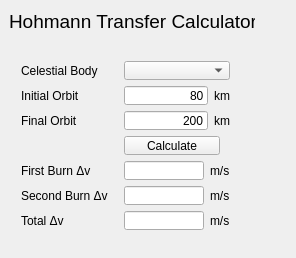
<?xml version="1.0" encoding="UTF-8"?>
<ui version="4.0">
 <class>MainWindow</class>
 <widget class="QMainWindow" name="MainWindow">
  <property name="geometry">
   <rect>
    <x>0</x>
    <y>0</y>
    <width>296</width>
    <height>258</height>
   </rect>
  </property>
  <property name="windowTitle">
   <string>Hohmann Transfer Calculator</string>
  </property>
  <widget class="QWidget" name="centralWidget">
   <widget class="QLabel" name="label">
    <property name="geometry">
     <rect>
      <x>9</x>
      <y>9</y>
      <width>246</width>
      <height>24</height>
     </rect>
    </property>
    <property name="font">
     <font>
      <family>Microsoft Sans Serif</family>
      <pointsize>14</pointsize>
      <weight>50</weight>
      <bold>false</bold>
     </font>
    </property>
    <property name="text">
     <string>Hohmann Transfer Calculator</string>
    </property>
   </widget>
   <widget class="QWidget" name="layoutWidget">
    <property name="geometry">
     <rect>
      <x>10</x>
      <y>50</y>
      <width>231</width>
      <height>191</height>
     </rect>
    </property>
    <layout class="QFormLayout" name="formLayout">
     <property name="horizontalSpacing">
      <number>16</number>
     </property>
     <item row="1" column="0">
      <widget class="QLabel" name="label_2">
       <property name="text">
        <string>Initial Orbit</string>
       </property>
      </widget>
     </item>
     <item row="1" column="1">
      <layout class="QHBoxLayout" name="horizontalLayout">
       <item>
        <widget class="QLineEdit" name="lineEdit_initialOrbit">
         <property name="text">
          <string>80</string>
         </property>
         <property name="alignment">
          <set>Qt::AlignRight|Qt::AlignTrailing|Qt::AlignVCenter</set>
         </property>
        </widget>
       </item>
       <item>
        <widget class="QLabel" name="label_5">
         <property name="text">
          <string>km</string>
         </property>
        </widget>
       </item>
      </layout>
     </item>
     <item row="2" column="0">
      <widget class="QLabel" name="label_3">
       <property name="text">
        <string>Final Orbit</string>
       </property>
      </widget>
     </item>
     <item row="2" column="1">
      <layout class="QHBoxLayout" name="horizontalLayout_2">
       <item>
        <widget class="QLineEdit" name="lineEdit_finalOrbit">
         <property name="text">
          <string>200</string>
         </property>
         <property name="alignment">
          <set>Qt::AlignRight|Qt::AlignTrailing|Qt::AlignVCenter</set>
         </property>
        </widget>
       </item>
       <item>
        <widget class="QLabel" name="label_4">
         <property name="text">
          <string>km</string>
         </property>
        </widget>
       </item>
      </layout>
     </item>
     <item row="0" column="0">
      <widget class="QLabel" name="label_6">
       <property name="text">
        <string>Celestial Body</string>
       </property>
      </widget>
     </item>
     <item row="0" column="1">
      <widget class="QComboBox" name="comboBox_body"/>
     </item>
     <item row="3" column="1">
      <widget class="QPushButton" name="pushButton_calculate">
       <property name="maximumSize">
        <size>
         <width>96</width>
         <height>16777215</height>
        </size>
       </property>
       <property name="text">
        <string>Calculate</string>
       </property>
      </widget>
     </item>
     <item row="4" column="0">
      <widget class="QLabel" name="label_7">
       <property name="text">
        <string>First Burn Δv</string>
       </property>
      </widget>
     </item>
     <item row="4" column="1">
      <layout class="QHBoxLayout" name="horizontalLayout_3">
       <item>
        <widget class="QLineEdit" name="lineEdit_firstBurn">
         <property name="alignment">
          <set>Qt::AlignRight|Qt::AlignTrailing|Qt::AlignVCenter</set>
         </property>
         <property name="readOnly">
          <bool>true</bool>
         </property>
         <property name="clearButtonEnabled">
          <bool>false</bool>
         </property>
        </widget>
       </item>
       <item>
        <widget class="QLabel" name="label_8">
         <property name="text">
          <string>m/s</string>
         </property>
        </widget>
       </item>
      </layout>
     </item>
     <item row="5" column="0">
      <widget class="QLabel" name="label_9">
       <property name="text">
        <string>Second Burn Δv</string>
       </property>
      </widget>
     </item>
     <item row="6" column="0">
      <widget class="QLabel" name="label_10">
       <property name="text">
        <string>Total Δv</string>
       </property>
      </widget>
     </item>
     <item row="5" column="1">
      <layout class="QHBoxLayout" name="horizontalLayout_4">
       <item>
        <widget class="QLineEdit" name="lineEdit_secondBurn">
         <property name="alignment">
          <set>Qt::AlignRight|Qt::AlignTrailing|Qt::AlignVCenter</set>
         </property>
         <property name="readOnly">
          <bool>true</bool>
         </property>
         <property name="clearButtonEnabled">
          <bool>false</bool>
         </property>
        </widget>
       </item>
       <item>
        <widget class="QLabel" name="label_12">
         <property name="text">
          <string>m/s</string>
         </property>
        </widget>
       </item>
      </layout>
     </item>
     <item row="6" column="1">
      <layout class="QHBoxLayout" name="horizontalLayout_5">
       <item>
        <widget class="QLineEdit" name="lineEdit_totalBurn">
         <property name="alignment">
          <set>Qt::AlignRight|Qt::AlignTrailing|Qt::AlignVCenter</set>
         </property>
         <property name="readOnly">
          <bool>true</bool>
         </property>
         <property name="clearButtonEnabled">
          <bool>false</bool>
         </property>
        </widget>
       </item>
       <item>
        <widget class="QLabel" name="label_11">
         <property name="text">
          <string>m/s</string>
         </property>
        </widget>
       </item>
      </layout>
     </item>
    </layout>
   </widget>
  </widget>
 </widget>
 <layoutdefault spacing="6" margin="11"/>
 <resources/>
 <connections/>
</ui>
